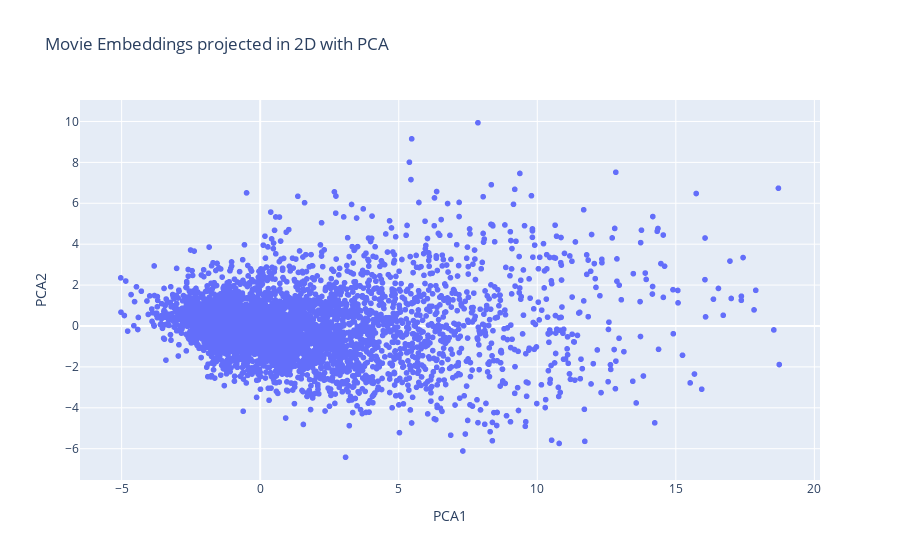

Notebook cell for this chart:
### Markdown cell above
You have already studied PCA, it is a useful technique for dimensionality reduction, but also simply for visualization. Don't forget to scale your embeddings first. To access the embeddings values of your keras model, have a look at the *get_weights()* function.

Compute a PCA on all your movies embeddings, get the 2 first principal components, and do a scatter plot of all the movies on a 2D plane, where each movie is a point defined by the two values of the two first principal components of the PCA from its embedding. Add the titles of the movies to each point of the plot (use plotly to do so it will be clearer), and try to see if you can interpret the axes of the PCA through to different movie genres, like in Figure 3 from the article *Matrix Factorization Techniques for Recommender Systems*.

### Code cell
from sklearn.preprocessing import StandardScaler
from sklearn.decomposition import PCA
import plotly.express as px

#TOFILL
#récupérer les embedding values
user_embedding_matrix = best_model.get_layer("p_u__user_embedding").get_weights()[0] # [0] car get_weights return une liste [embedding_vector] et on veut accéder au contenu
movie_embedding_matrix = best_model.get_layer("q_i__movie_embedding").get_weights()[0]

#scalling des embedding values
scaler = StandardScaler()
movie_embedding_scalled = scaler.fit_transform(movie_embedding_matrix)

#application PCA sur les embedding values
pca = PCA(n_components=2)
movie_embedding_2D = pca.fit_transform(movie_embedding_scalled)

#création des labels:
movie_ids = dataset["movieId"].unique()
movie_id_df = pd.DataFrame({'movieId': movie_ids})
movie_with_titles = movie_id_df.merge(df_movies, on='movieId', how='left')
labels = movie_with_titles['title']

df_proj = pd.DataFrame({
    'PCA1' : movie_embedding_2D[:, 0], 
    'PCA2': movie_embedding_2D[:, 1],
    'title': labels })

fig = px.scatter(df_proj, x='PCA1', y='PCA2',hover_data=["title"],title="Movie Embeddings projected in 2D with PCA")
fig.show()


# #visualisation des films sur PCA1, PCA2 + plotly (affichage label via survol)
# plt.figure(figsize=(8, 6))
# plt.scatter(movie_embedding_2D[:, 0], movie_embedding_2D[:, 1], alpha=0.6)
# plt.title("Movies Embeddings projected in 2D with PCA")
# plt.xlabel("PCA 1")
# plt.ylabel("PCA 2")
# plt.grid(True)
# plt.show()

### Figure 1 — Plotly figure (JSON) as saved in the notebook; plotly's stock layout.template omitted (floating-point values rounded to 4 significant figures; data arrays with more than 128 entries replaced by an {"elided": "..."} marker saying what was removed)
{"data": [{"customdata": {"elided": "9724x1 str values"}, "hovertemplate": "PCA1=%{x}<br>PCA2=%{y}<br>title=%{customdata[0]}<extra></extra>", "legendgroup": "", "marker": {"color": "#636efa", "symbol": "circle"}, "mode": "markers", "name": "", "showlegend": false, "type": "scattergl", "x": {"elided": "9724 float values"}, "xaxis": "x", "y": {"elided": "9724 float values"}, "yaxis": "y"}], "layout": {"legend": {"tracegroupgap": 0}, "title": {"text": "Movie Embeddings projected in 2D with PCA"}, "xaxis": {"anchor": "y", "domain": [0, 1], "title": {"text": "PCA1"}}, "yaxis": {"anchor": "x", "domain": [0, 1], "title": {"text": "PCA2"}}}}
